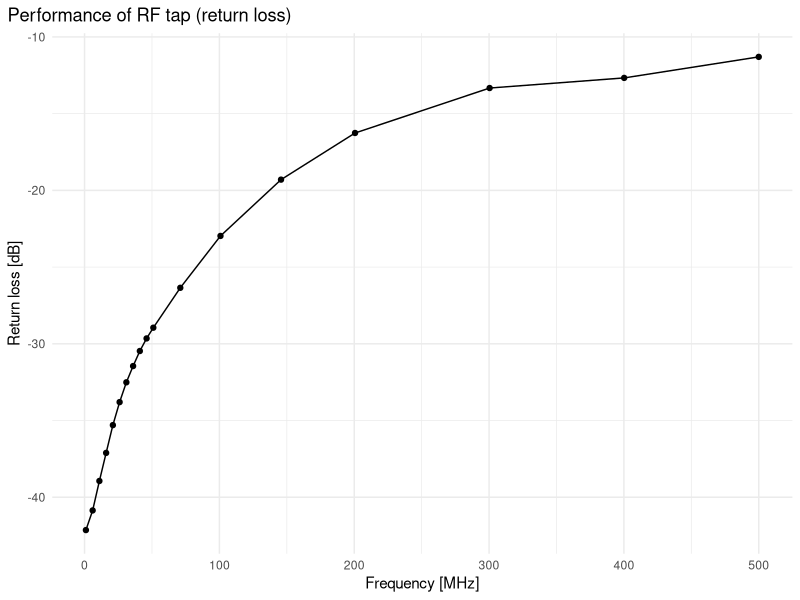
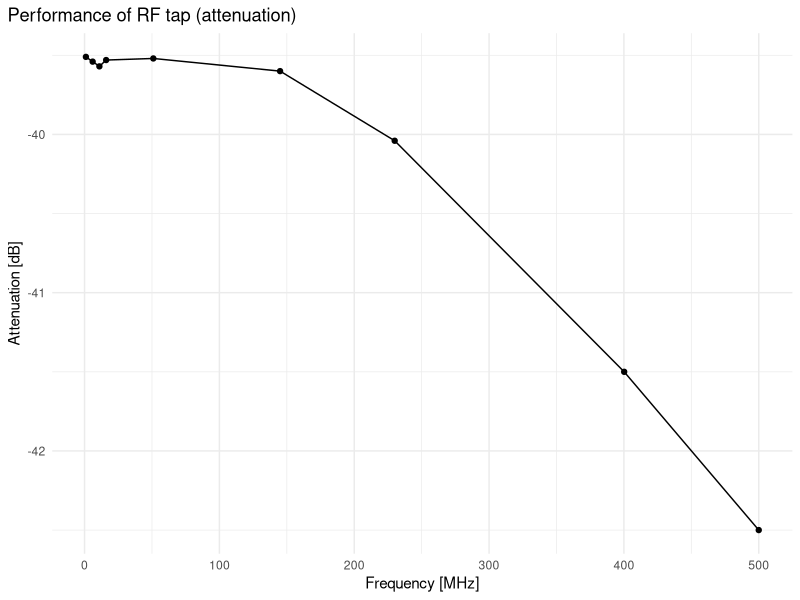

Generate these figures, in order, with R:
## ---- chunk 1
#| echo: false
#| message: false
#| warning: false
library(tidyverse)
df <- tribble(~frequency, ~return_loss,
              1, -42.14,
              6, -40.86,
              11, -38.94,
              16, -37.11,
              21, -35.3,
              26, -33.8,
              31, -32.51,
              36, -31.45,
              41, -30.47,
              46, -29.65,
              51, -28.95,
              71, -26.35,
              100.8, -22.97,
              145.71, -19.3,
              200.6, -16.26,
              300.4, -13.33,
              400.2, -12.67,
              500, -11.3)

df %>% ggplot(aes(x=frequency, y=return_loss)) +
  geom_line() +
  geom_point() + 
  theme_minimal() +
  labs(x = "Frequency [MHz]",
       y = "Return loss [dB]", 
       title = "Performance of RF tap (return loss)") +
  theme(plot.title.position = "plot")
## ---- chunk 2
#| echo: false
#| message: false
#| warning: false
df2 <- tribble(~frequency, ~attenuation,
               1, -39.51,
               6, -39.54,
               11, -39.57,
               16, -39.53,
               51, -39.52,
               145, -39.6,
               230, -40.04,
               400.2, -41.5,
               500, -42.5)
df2 %>% ggplot(aes(x=frequency, y=attenuation)) +
  geom_line() +
  geom_point() + 
  theme_minimal() +
  labs(x = "Frequency [MHz]",
       y = "Attenuation [dB]", 
       title = "Performance of RF tap (attenuation)") +
  theme(plot.title.position = "plot")             
